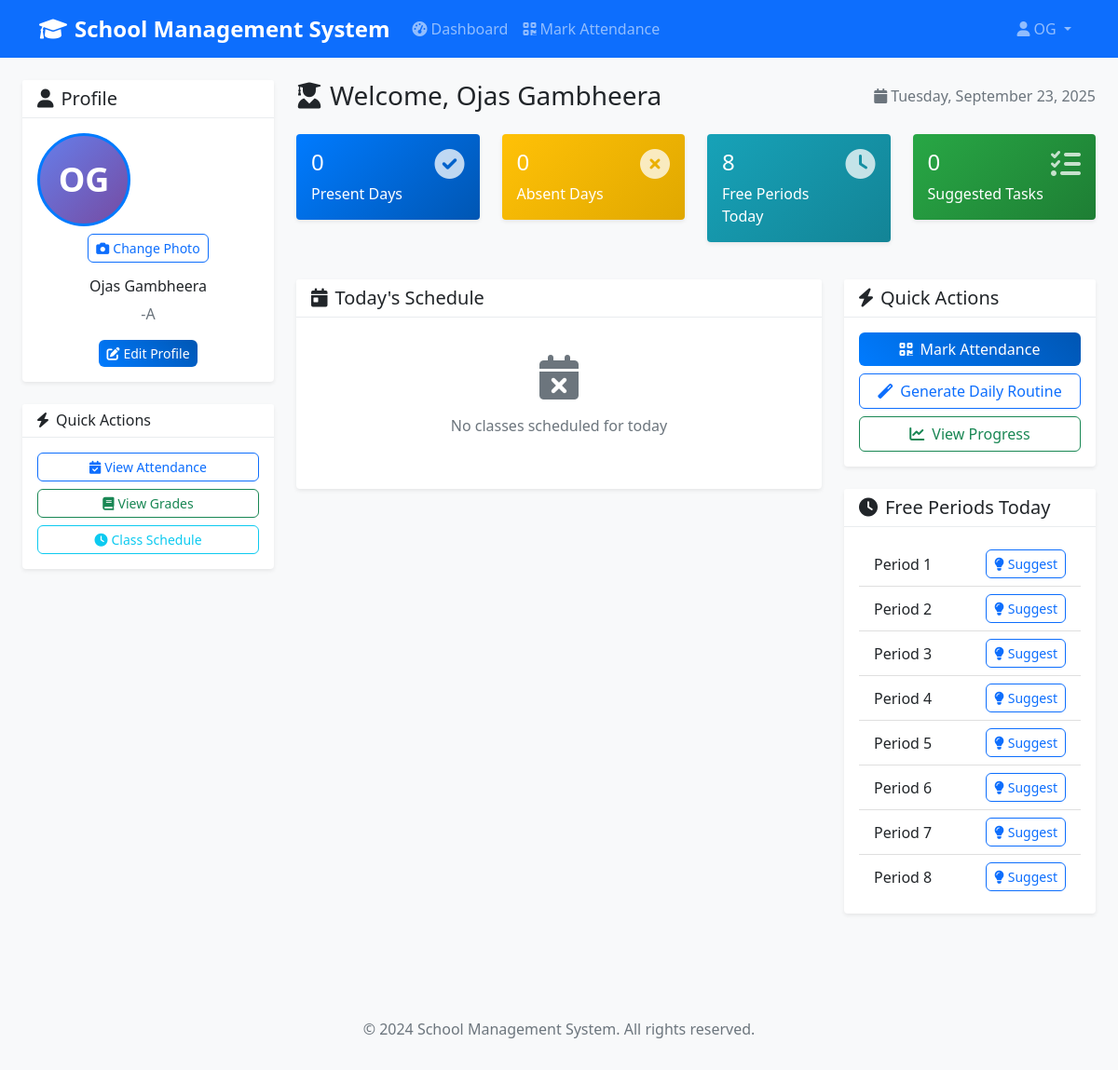
The page /student/dashboard (signed in) on the database its author committed.
### tables this page shows
CREATE TABLE students (
            id INTEGER PRIMARY KEY AUTOINCREMENT,
            user_id INTEGER,
            student_id TEXT UNIQUE NOT NULL,
            first_name TEXT NOT NULL,
            last_name TEXT NOT NULL,
            class_name TEXT NOT NULL,
            section TEXT NOT NULL,
            interests TEXT,
            strengths TEXT,
            career_goals TEXT, mobile_number TEXT, mobile TEXT, profile_picture TEXT,
            FOREIGN KEY (user_id) REFERENCES users (id)
        );

### app.py (the view)
@app.route('/student/dashboard')
@login_required
@role_required('student')
def student_dashboard():
    conn = sqlite3.connect('school_system.db')
    cursor = conn.cursor()
    cursor.execute('''SELECT s.*, u.username, u.email FROM students s
                     JOIN users u ON s.user_id = u.id WHERE u.id = ?''', (session['user_id'],))
    student = cursor.fetchone()
    today = datetime.now().strftime('%A')
    cursor.execute('''SELECT * FROM timetable WHERE class_name = ? AND section = ? AND day_of_week = ?
                     ORDER BY period_number''', (student[4], student[5], today))
    timetable = cursor.fetchall()
    all_periods = list(range(1, 9))  # Assuming 8 periods
    scheduled_periods = [row[4] for row in timetable]
    free_periods = [p for p in all_periods if p not in scheduled_periods]
    cursor.execute('''SELECT * FROM suggested_tasks WHERE student_id = ?
                     ORDER BY priority DESC, created_at DESC''', (student[0],))
    suggested_tasks = cursor.fetchall()
    cursor.execute('''SELECT COUNT(*) as total,
                     SUM(CASE WHEN status = 'present' THEN 1 ELSE 0 END) as present,
                     SUM(CASE WHEN status = 'absent' THEN 1 ELSE 0 END) as absent
                     FROM attendance WHERE student_id = ? AND date >= date('now', '-30 days')''',
                   (student[0],))
    attendance_summary = cursor.fetchone()
    conn.close()
    current_date = datetime.now().strftime('%A, %B %d, %Y')
    return render_template('student_dashboard.html',
                         student=student,
                         timetable=timetable,
                         free_periods=free_periods,
                         suggested_tasks=suggested_tasks,
                         attendance_summary=attendance_summary,
                         current_date=current_date)

### templates/student_dashboard.html (shortened to what this page needs)
{% extends "base.html" %}
{% block content %}
<div class="container-fluid py-4">
    <div class="row">
        <div class="col-md-3">
            <div class="card mb-4">
                <div class="card-header">
                    <h5 class="mb-0">
                        <i class="fas fa-user me-2"></i>Profile
                    </h5>
                </div>
                <div class="card-body text-center">
                    <div class="profile-image-container mb-3">
                        {% if student[8] %}
                            <img id="profileImage" src="{{ student[8] }}"
                                 alt="Profile Picture" class="profile-image"
                                 style="width: 100px; height: 100px; border-radius: 50%; object-fit: cover; border: 3px solid #007bff;">
                        {% else %}
                            <div id="profileImage" class="profile-image d-flex align-items-center justify-content-center"
                                 style="width: 100px; height: 100px; border-radius: 50%; background: linear-gradient(135deg, #667eea 0%, #764ba2 100%); border: 3px solid #007bff; color: white; font-size: 36px; font-weight: bold;">
                                {{ student[3][0] }}{{ student[4][0] }}
                            </div>
                        {% endif %}
                        <div class="mt-2">
                            <button class="btn btn-sm btn-outline-primary" onclick="changeProfilePicture()">
                                <i class="fas fa-camera me-1"></i>Change Photo
                            </button>
                        </div>
                    </div>
                    <h6 class="card-title">{{ student[3] }} {{ student[4] }}</h6>
                    <p class="text-muted">{{ student[5] }}-{{ student[6] }}</p>
                    <button class="btn btn-primary btn-sm" onclick="showProfileModal()">
                        <i class="fas fa-edit me-1"></i>Edit Profile
                    </button>
                </div>
            </div>
            <div class="card">
                <div class="card-header">
                    <h6 class="mb-0">
                        <i class="fas fa-bolt me-2"></i>Quick Actions
                    </h6>
                </div>
                <div class="card-body">
                    <div class="d-grid gap-2">
                        <button class="btn btn-outline-primary btn-sm">
                            <i class="fas fa-calendar-check me-1"></i>View Attendance
                        </button>
                        <button class="btn btn-outline-success btn-sm">
                            <i class="fas fa-book me-1"></i>View Grades
                        </button>
                        <button class="btn btn-outline-info btn-sm">
                            <i class="fas fa-clock me-1"></i>Class Schedule
                        </button>
                    </div>
                </div>
            </div>
        </div>
        <div class="col-md-9">
            <div class="d-flex justify-content-between align-items-center mb-4">
                <h1 class="h3 mb-0">
                    <i class="fas fa-user-graduate me-2"></i>Welcome, {{ student[3] }} {{ student[4] }}
                </h1>
                <div class="text-muted">
                    <i class="fas fa-calendar me-1"></i>{{ current_date }}
                </div>
            </div>
    <div class="row mb-4">
        <div class="col-md-3 mb-3">
            <div class="card bg-primary text-white">
                <div class="card-body">
                    <div class="d-flex justify-content-between">
                        <div>
                            <h4 class="card-title">{{ attendance_summary[1] or 0 }}</h4>
                            <p class="card-text">Present Days</p>
                        </div>
                        <i class="fas fa-check-circle fa-2x opacity-75"></i>
                    </div>
                </div>
            </div>
        </div>
        <div class="col-md-3 mb-3">
            <div class="card bg-warning text-white">
                <div class="card-body">
                    <div class="d-flex justify-content-between">
                        <div>
                            <h4 class="card-title">{{ attendance_summary[2] or 0 }}</h4>
                            <p class="card-text">Absent Days</p>
                        </div>
                        <i class="fas fa-times-circle fa-2x opacity-75"></i>
                    </div>
                </div>
            </div>
        </div>
        <div class="col-md-3 mb-3">
            <div class="card bg-info text-white">
                <div class="card-body">
                    <div class="d-flex justify-content-between">
                        <div>
                            <h4 class="card-title">{{ free_periods|length }}</h4>
                            <p class="card-text">Free Periods Today</p>
                        </div>
                        <i class="fas fa-clock fa-2x opacity-75"></i>
                    </div>
                </div>
            </div>
        </div>
        <div class="col-md-3 mb-3">
            <div class="card bg-success text-white">
                <div class="card-body">
                    <div class="d-flex justify-content-between">
                        <div>
                            <h4 class="card-title">{{ suggested_tasks|length }}</h4>
                            <p class="card-text">Suggested Tasks</p>
                        </div>
                        <i class="fas fa-tasks fa-2x opacity-75"></i>
                    </div>
                </div>
            </div>
        </div>
    </div>
    <div class="row">
        <div class="col-lg-8 mb-4">
            <div class="card">
                <div class="card-header">
                    <h5 class="card-title mb-0">
                        <i class="fas fa-calendar-day me-2"></i>Today's Schedule
                    </h5>
                </div>
                <div class="card-body">
                    {% if timetable %}
                    <div class="table-responsive">
                        <table class="table table-hover">
                            <thead>
                                <tr>
                                    <th>Period</th>
                                    <th>Time</th>
                                    <th>Subject</th>
                                    <th>Teacher</th>
                                    <th>Status</th>
                                </tr>
                            </thead>
                            <tbody>
                                {% for period in range(1, 9) %}
                                {% set period_info = timetable|selectattr('4', 'equalto', period)|first %}
                                <tr class="{% if period in free_periods %}table-light{% endif %}">
                                    <td>{{ period }}</td>
                                    <td>
                                        {% if period_info %}
                                            {{ period_info[6] }} - {{ period_info[7] }}
                                        {% else %}
                                            Free Period
                                        {% endif %}
                                    </td>
                                    <td>
                                        {% if period_info %}
                                            {{ period_info[5] }}
                                        {% else %}
                                            <span class="text-muted">Free</span>
                                        {% endif %}
                                    </td>
                                    <td>
                                        {% if period_info %}
                                            Teacher {{ period_info[0] }}
                                        {% else %}
                                            <span class="text-muted">-</span>
                                        {% endif %}
                                    </td>
                                    <td>
                                        {% if period_info %}
                                            <span class="badge bg-success">Scheduled</span>
                                        {% else %}
                                            <span class="badge bg-secondary">Free</span>
                                        {% endif %}
                                    </td>
                                </tr>
                                {% endfor %}
                            </tbody>
                        </table>
                    </div>
                    {% else %}
                    <div class="text-center py-4">
                        <i class="fas fa-calendar-times fa-3x text-muted mb-3"></i>
                        <p class="text-muted">No classes scheduled for today</p>
                    </div>
                    {% endif %}
                </div>
            </div>
        </div>
        <div class="col-lg-4 mb-4">
            <div class="card mb-4">
                <div class="card-header">
                    <h5 class="card-title mb-0">
                        <i class="fas fa-bolt me-2"></i>Quick Actions
                    </h5>
                </div>
                <div class="card-body">
                    <div class="d-grid gap-2">
                        <a href="{{ url_for('attendance_qr') }}" class="btn btn-primary">
                            <i class="fas fa-qrcode me-2"></i>Mark Attendance
                        </a>
                        <button class="btn btn-outline-primary" onclick="generateDailyRoutine()">
                            <i class="fas fa-magic me-2"></i>Generate Daily Routine
                        </button>
                        <button class="btn btn-outline-success" onclick="viewProgress()">
                            <i class="fas fa-chart-line me-2"></i>View Progress
                        </button>
                    </div>
                </div>
            </div>
            {% if free_periods %}
            <div class="card">
                <div class="card-header">
                    <h5 class="card-title mb-0">
                        <i class="fas fa-clock me-2"></i>Free Periods Today
                    </h5>
                </div>
                <div class="card-body">
                    <div class="list-group list-group-flush">
                        {% for period in free_periods %}
                        <div class="list-group-item d-flex justify-content-between align-items-center">
                            <span>Period {{ period }}</span>
                            <button class="btn btn-sm btn-outline-primary" onclick="suggestActivity({{ period }})">
                                <i class="fas fa-lightbulb me-1"></i>Suggest
                            </button>
                        </div>
                        {% endfor %}
                    </div>
                </div>
            </div>
            {% endif %}
        </div>
    </div>
</div>
{% endblock %}

### templates/base.html (shortened to what this page needs)
<!DOCTYPE html>
<html lang="en">
<head>
    <link href="https://cdn.jsdelivr.net/npm/bootstrap@5.1.3/dist/css/bootstrap.min.css" rel="stylesheet">
    <link href="https://cdnjs.cloudflare.com/ajax/libs/font-awesome/6.0.0/css/all.min.css" rel="stylesheet">
    <link href="{{ url_for('static', filename='css/style.css') }}" rel="stylesheet">
</head>
<body>
    <nav class="navbar navbar-expand-lg navbar-dark bg-primary">
        <div class="container">
            <a class="navbar-brand" href="{{ url_for('index') }}">
                <i class="fas fa-graduation-cap me-2"></i>School Management System
            </a>
            {% if session.user_id %}
            <div class="collapse navbar-collapse" id="navbarNav">
                <ul class="navbar-nav me-auto">
                    <li class="nav-item">
                        <a class="nav-link" href="{{ url_for('dashboard') }}">
                            <i class="fas fa-tachometer-alt me-1"></i>Dashboard
                        </a>
                    </li>
                    {% if session.role == 'student' %}
                    <li class="nav-item">
                        <a class="nav-link" href="{{ url_for('attendance_qr') }}">
                            <i class="fas fa-qrcode me-1"></i>Mark Attendance
                        </a>
                    </li>
                    {% elif session.role == 'teacher' %}
                    <li class="nav-item">
                        <a class="nav-link" href="{{ url_for('teacher_dashboard') }}">
                            <i class="fas fa-chalkboard-teacher me-1"></i>Classes
                        </a>
                    </li>
                    {% elif session.role == 'admin' %}
                    <li class="nav-item">
                        <a class="nav-link" href="{{ url_for('admin_dashboard') }}">
                            <i class="fas fa-chart-bar me-1"></i>Reports
                        </a>
                    </li>
                    {% endif %}
                </ul>
                <ul class="navbar-nav">
                    <li class="nav-item dropdown">
                        <a class="nav-link dropdown-toggle" href="#" id="navbarDropdown" role="button" data-bs-toggle="dropdown">
                            <i class="fas fa-user me-1"></i>{{ session.username }}
                        </a>
                    </li>
                </ul>
            </div>
            {% endif %}
        </div>
    </nav>
    <main class="container-fluid">
        {% block content %}{% endblock %}
    </main>
    <footer class="bg-light text-center text-muted py-3 mt-5">
        <div class="container">
            <p>&copy; 2024 School Management System. All rights reserved.</p>
        </div>
    </footer>
</body>
</html>

### rows shown on the page
students: first_name "O", last_name "G", first_name "Ojas", last_name "Gambheera", section "A"

### other values the page prints
{{ session.username }} "OG"
{{ attendance_summary[1] or 0 }} "0"
{{ attendance_summary[2] or 0 }} "0"
{{ free_periods|length }} "8"
{{ suggested_tasks|length }} "0"
{{ period }} "1" "2" "3" "4" "5" "6" "7" "8"
